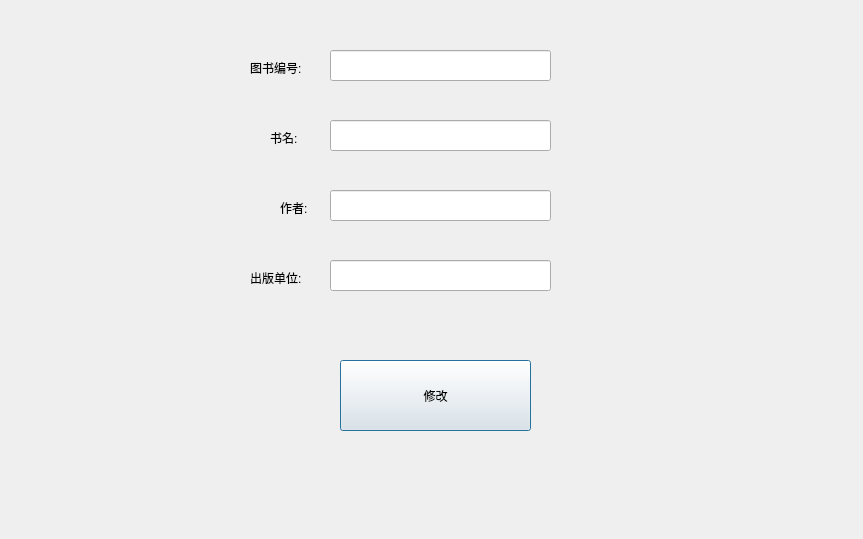
<?xml version="1.0" encoding="UTF-8"?>
<ui version="4.0">
 <class>Dialog</class>
 <widget class="QDialog" name="Dialog">
  <property name="geometry">
   <rect>
    <x>0</x>
    <y>0</y>
    <width>863</width>
    <height>539</height>
   </rect>
  </property>
  <property name="windowTitle">
   <string>修改图书信息</string>
  </property>
  <widget class="QLabel" name="label">
   <property name="geometry">
    <rect>
     <x>250</x>
     <y>60</y>
     <width>72</width>
     <height>15</height>
    </rect>
   </property>
   <property name="text">
    <string>图书编号:</string>
   </property>
  </widget>
  <widget class="QLineEdit" name="lineEdit">
   <property name="geometry">
    <rect>
     <x>330</x>
     <y>50</y>
     <width>221</width>
     <height>31</height>
    </rect>
   </property>
  </widget>
  <widget class="QLabel" name="label_2">
   <property name="geometry">
    <rect>
     <x>270</x>
     <y>130</y>
     <width>72</width>
     <height>15</height>
    </rect>
   </property>
   <property name="text">
    <string>书名:</string>
   </property>
  </widget>
  <widget class="QLineEdit" name="lineEdit_2">
   <property name="geometry">
    <rect>
     <x>330</x>
     <y>120</y>
     <width>221</width>
     <height>31</height>
    </rect>
   </property>
  </widget>
  <widget class="QPushButton" name="pushButton">
   <property name="geometry">
    <rect>
     <x>340</x>
     <y>360</y>
     <width>191</width>
     <height>71</height>
    </rect>
   </property>
   <property name="text">
    <string>修改</string>
   </property>
  </widget>
  <widget class="QLabel" name="label_3">
   <property name="geometry">
    <rect>
     <x>280</x>
     <y>200</y>
     <width>72</width>
     <height>15</height>
    </rect>
   </property>
   <property name="text">
    <string>作者:</string>
   </property>
  </widget>
  <widget class="QLabel" name="label_4">
   <property name="geometry">
    <rect>
     <x>250</x>
     <y>270</y>
     <width>72</width>
     <height>15</height>
    </rect>
   </property>
   <property name="text">
    <string>出版单位:</string>
   </property>
  </widget>
  <widget class="QLineEdit" name="lineEdit_3">
   <property name="geometry">
    <rect>
     <x>330</x>
     <y>190</y>
     <width>221</width>
     <height>31</height>
    </rect>
   </property>
  </widget>
  <widget class="QLineEdit" name="lineEdit_4">
   <property name="geometry">
    <rect>
     <x>330</x>
     <y>260</y>
     <width>221</width>
     <height>31</height>
    </rect>
   </property>
  </widget>
 </widget>
 <resources/>
 <connections/>
</ui>
